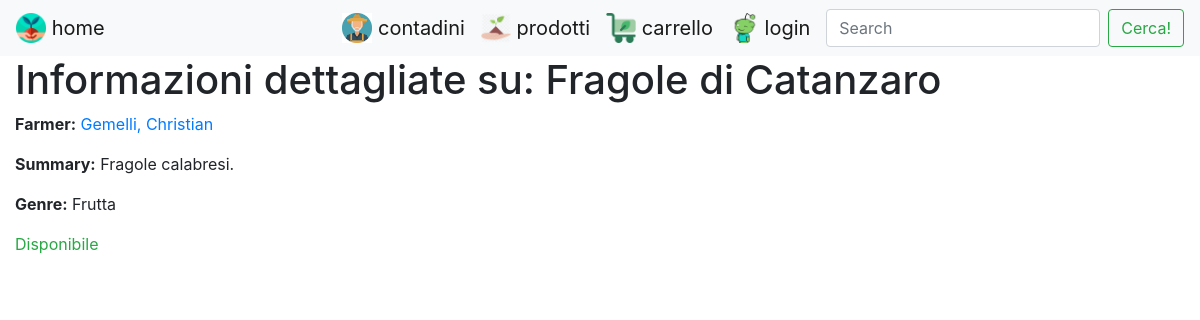
The page /piantala/product/4 on the database its author committed.
### piantala/models.py (models this page shows, shortened)
class Product(models.Model):
    name = models.CharField(max_length=50)
    farmer = models.ForeignKey('Farmer', on_delete=models.SET_NULL, null=True)
    summary = models.TextField(max_length=1000, help_text='Enter a brief description of the product')
    genre = models.ManyToManyField(Genre, help_text='Select a genre for this product')
    def display_genre(self):
        return ', '.join(genre.name for genre in self.genre.all()[:3])
    display_genre.short_description = 'Genre'

class Farmer(models.Model):
    first_name = models.CharField(max_length=100)
    last_name = models.CharField(max_length=100)
    date_of_birth = models.DateField(null=True, blank=True)
    farm_loc = models.CharField(max_length=100)
    phone = models.CharField(max_length=15)
    class Meta:
        ordering = ['last_name', 'first_name']
    def __str__(self):
        return f'{self.last_name}, {self.first_name}'

class Genre(models.Model):
    name = models.CharField(max_length=25, help_text='Insert genre!')
    def __str__(self):
        return self.name

class ProductInstance(models.Model):
    id = models.UUIDField(primary_key=True, default=uuid.uuid4, help_text='Unique ID for this particular product across istances')
    product = models.ForeignKey('Product', on_delete=models.SET_NULL, null=True)
    LOAN_STATUS = (
        ('d', 'Disponibile'),
        ('p', 'Prenotabile'),
        ('r', 'Riservato'),
        ('e', 'Esaurito'),
    )
    status = models.CharField(
        max_length=1,
        choices=LOAN_STATUS,
        blank=True,
        default='d',
        help_text='Product availability',
    )

### piantala/views.py (the view)
# urls.py: path('product/<int:pk>', views.ProductDetailView.as_view(), name='product-detail'),
class ProductDetailView(generic.DetailView):
    model = Product

### piantala/templates/piantala/product_detail.html
{% extends "navbar.html" %}
{% block content %}
  <h1>Informazioni dettagliate su: {{ product.name }}</h1>
  <p><strong>Farmer:</strong> <a href="">{{ product.farmer }}</a></p>
  <p><strong>Summary:</strong> {{ product.summary }}</p>
  <p><strong>Genre:</strong> {% for genre in product.genre.all %} {{ genre }}{% if not forloop.last %}, {% endif %}{% endfor %}</p>
  {% for product in product.productinstance_set.all %}
  <p class="{% if product.status == 'd' %}text-success{% elif product.status == 'e' %}text-danger{% elif product.status == 'p' %}text-info{% else %}text-warning{% endif %}">{{ product.get_status_display }}</p>
  {% endfor %}
{% endblock %}

### rows shown on the page
Product: name "Fragole di Catanzaro", farmer "Gemelli, Christian", summary "Fragole calabresi."
Genre: name "Frutta"
ProductInstance: status "Disponibile"
